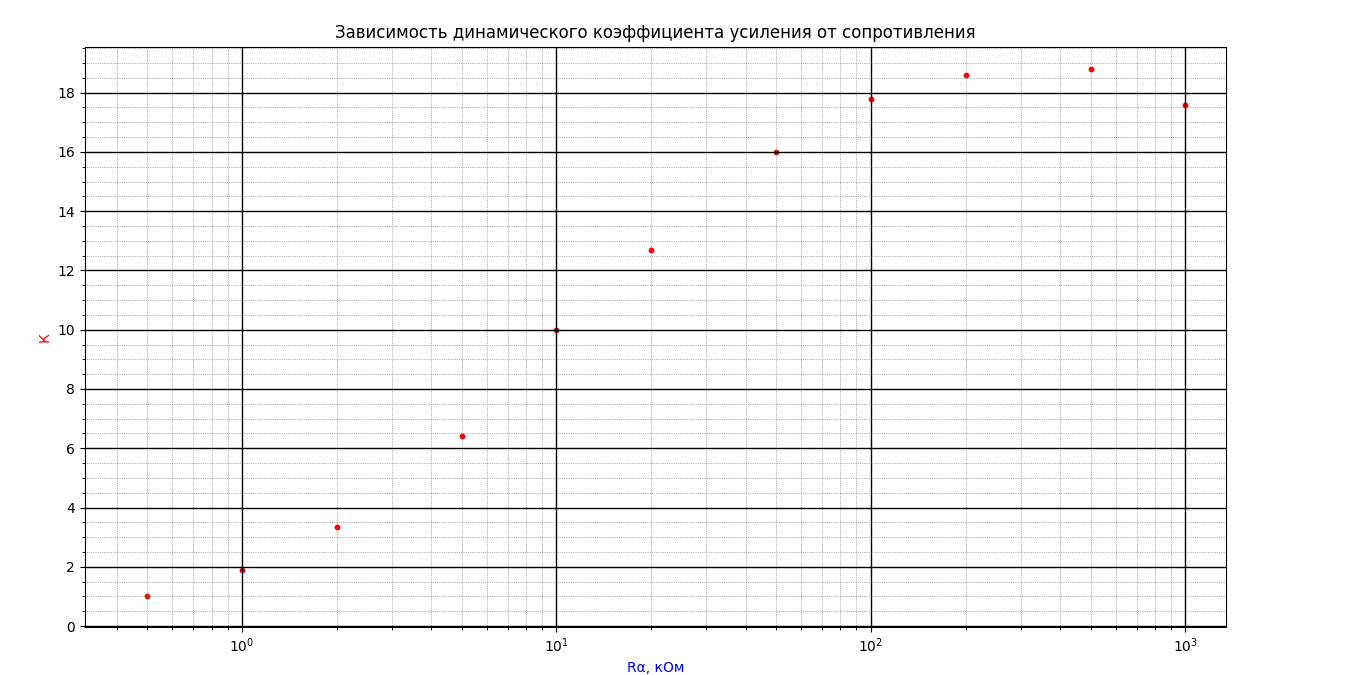

Here is the Python script that generated this plot:
import matplotlib.pyplot as plt
import matplotlib.ticker as ticker
import numpy as np

v = np.loadtxt("LW219-5.txt")       # открыть файл с данными
y = [item[1] for item in v]			# первый столбец - y
x = [item[0] for item in v]			# второй стобец - x
# p = np.polyfit(x, y, 1)				# создание полинома первой степени - апроксимация
# ya = np.polyval(p, x)				# координаты y для полинома

fig = plt.figure() 					# тело графика
plt.title ("Зависимость динамического коэффициента усиления от сопротивления")	    # название графика
plt.xlabel("Rα, кОм", fontsize=10, color='blue')		# ось абсцисс (x)
plt.ylabel("К", fontsize=10, color='red') 		# ось ординат (y)
plt.grid(True)                                # включение отображения стандартой сетки
# plt.plot(x, y, label='Название линии')        # стандартный график (ломаная)
# plt.plot(x, ya, label='Легенда графика')        # график - апрокимация (прямая)

ax = fig.gca()          # возвращает текущую систему координат, not off
ax.semilogx()
# ax.set_xticks(np.arange(100, 300, 10))        # задание сетки по х (от, до, шаг)
# ax.set_yticks(np.arange(0, 13, 2))            # задание сетки по y (от, до, шаг)

plt.scatter(x, y, s=10, c='red', marker="o", alpha = 1)     # отображение точек
# plt.legend()   			# Отобразить легенду - label
# plt.errorbar(x, y, xerr=1, yerr=0.3, color = 'snow', ecolor='purple')     # погрешности - функция в разработке :)
#  Устанавливаем интервал основных и вспомогательных делений:
# ax.xaxis.set_major_locator(ticker.MultipleLocator(10))
# ax.xaxis.set_minor_locator(ticker.MultipleLocator(2))
ax.yaxis.set_major_locator(ticker.MultipleLocator(2))
ax.yaxis.set_minor_locator(ticker.MultipleLocator(0.5))
#
# #  Добавляем линии основной сетки:
ax.grid(which='major', color = 'k', linewidth = 1)
#
# #  Включаем видимость вспомогательных делений:
ax.minorticks_on()
#
# #  Вид вспомогательной сетки:
ax.grid(which='minor', color = 'dimgrey', linestyle = ':', linewidth = 0.5)

plt.show()


# https://pyprog.pro/mpl/mpl_short_guide.html
# https://devpractice.ru/matplotlib-lesson-1-quick-start-guide/
# https://python-scripts.com/matplotlib#1
